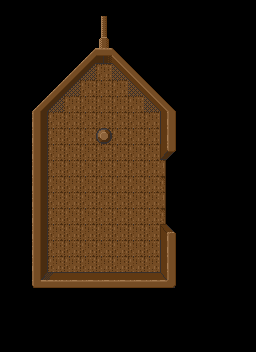

Below is a game level as drawn by its tile map, then a one-line description and the .tmx file that defines it, in full:
An orthogonal 16x22 tile map with 16x16 px tiles, 2 tile layers (Boat, TrashZone), 3 tilesets and 6 objects (center, drop_zone0).

<map version="1.2" tiledversion="1.2.1" orientation="orthogonal" renderorder="right-down" width="16" height="22" tilewidth="16" tileheight="16" infinite="0" nextlayerid="9" nextobjectid="32">
 <tileset firstgid="1" source="../WoodenTiles2.tsx" />
 <tileset firstgid="81" source="../water.tsx" />
 <tileset firstgid="105" source="../Cargo.tsx" />
 <layer id="7" name="Boat" width="16" height="22">
  <data encoding="csv">
0,0,0,0,0,0,0,0,0,0,0,0,0,0,0,0,
0,0,0,0,0,0,72,0,0,0,0,0,0,0,0,0,
0,0,0,0,0,0,71,0,0,0,0,0,0,0,0,0,
0,0,0,0,0,61,60,64,0,0,0,0,0,0,0,0,
0,0,0,0,61,62,3,63,64,0,0,0,0,0,0,0,
0,0,0,61,62,3,3,3,63,64,0,0,0,0,0,0,
0,0,61,62,3,3,3,3,3,63,64,0,0,0,0,0,
0,0,7,3,3,3,3,3,3,3,12,0,0,0,0,0,
0,0,7,3,3,3,74,3,3,3,12,0,0,0,0,0,
0,0,7,3,3,3,3,3,3,3,13,0,0,0,0,0,
0,0,7,3,3,3,3,3,3,3,0,0,0,0,0,0,
0,0,7,3,3,3,3,3,3,3,0,0,0,0,0,0,
0,0,7,3,3,3,3,3,3,3,0,0,0,0,0,0,
0,0,7,3,3,3,3,3,3,3,0,0,0,0,0,0,
0,0,7,3,3,3,3,3,3,3,11,0,0,0,0,0,
0,0,7,3,3,3,3,3,3,3,12,0,0,0,0,0,
0,0,7,3,3,3,3,3,3,3,12,0,0,0,0,0,
0,0,21,22,23,23,23,23,23,23,24,0,0,0,0,0,
0,0,0,0,0,0,0,0,0,0,0,0,0,0,0,0,
0,0,0,0,0,0,0,0,0,0,0,0,0,0,0,0,
0,0,0,0,0,0,0,0,0,0,0,0,0,0,0,0,
0,0,0,0,0,0,0,0,0,0,0,0,0,0,0,0
</data>
 </layer>
 <layer id="8" name="TrashZone" width="16" height="22">
  <data encoding="csv">
0,0,0,0,0,0,0,0,0,0,0,0,0,0,0,0,
0,0,0,0,0,0,0,0,0,0,0,0,0,0,0,0,
0,0,0,0,0,0,0,0,0,0,0,0,0,0,0,0,
0,0,0,0,0,0,0,0,0,0,0,0,0,0,0,0,
0,0,0,0,0,0,0,0,0,0,0,0,0,0,0,0,
0,0,0,0,0,0,0,0,0,0,0,0,0,0,0,0,
0,0,0,0,0,0,0,0,0,0,0,0,0,0,0,0,
0,0,0,0,0,0,0,0,0,0,0,0,0,0,0,0,
0,0,0,0,0,0,0,0,0,0,0,0,0,0,0,0,
0,0,0,0,0,0,0,0,0,0,0,0,0,0,0,0,
0,0,0,0,0,0,0,0,0,0,10,0,0,0,0,0,
0,0,0,0,0,0,0,0,0,0,9,0,0,0,0,0,
0,0,0,0,0,0,0,0,0,0,10,0,0,0,0,0,
0,0,0,0,0,0,0,0,0,0,9,0,0,0,0,0,
0,0,0,0,0,0,0,0,0,0,0,0,0,0,0,0,
0,0,0,0,0,0,0,0,0,0,0,0,0,0,0,0,
0,0,0,0,0,0,0,0,0,0,0,0,0,0,0,0,
0,0,0,0,0,0,0,0,0,0,0,0,0,0,0,0,
0,0,0,0,0,0,0,0,0,0,0,0,0,0,0,0,
0,0,0,0,0,0,0,0,0,0,0,0,0,0,0,0,
0,0,0,0,0,0,0,0,0,0,0,0,0,0,0,0,
0,0,0,0,0,0,0,0,0,0,0,0,0,0,0,0
</data>
 </layer>
 <objectgroup id="2" name="Cargo">
  <properties>
   <property name="star1" type="int" value="5" />
   <property name="star2" type="int" value="8" />
   <property name="star3" type="int" value="10" />
  </properties>
  <object id="24" gid="119" x="71.1667" y="155.833" width="16" height="64" rotation="90" />
  <object id="29" gid="125" x="127" y="112.5" width="16" height="16" />
  <object id="30" gid="125" x="65" y="112.5" width="16" height="16" />
  <object id="31" gid="125" x="96" y="97.5" width="16" height="16" />
 </objectgroup>
 <objectgroup id="5" name="KeyItems">
  <object id="11" name="center" x="104" y="191.5">
   <ellipse />
  </object>
  <object id="12" name="drop_zone0" x="80.667" y="192.333" width="48" height="48">
   <properties>
    <property name="craneleft" type="bool" value="true" />
   </properties>
  </object>
 </objectgroup>
</map>
